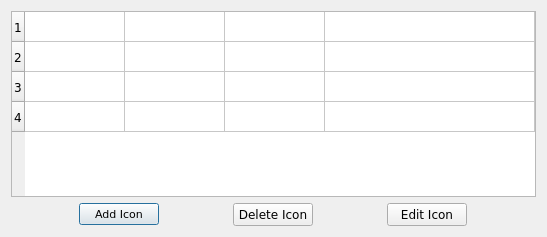
<?xml version="1.0" encoding="UTF-8"?>
<ui version="4.0">
 <class>iconConfigDialog</class>
 <widget class="QDialog" name="iconConfigDialog">
  <property name="geometry">
   <rect>
    <x>0</x>
    <y>0</y>
    <width>547</width>
    <height>237</height>
   </rect>
  </property>
  <property name="windowTitle">
   <string>Icon Configuration</string>
  </property>
  <layout class="QVBoxLayout" name="verticalLayout">
   <item>
    <widget class="QTableWidget" name="iconTableWidget">
     <property name="sizePolicy">
      <sizepolicy hsizetype="Expanding" vsizetype="Expanding">
       <horstretch>0</horstretch>
       <verstretch>0</verstretch>
      </sizepolicy>
     </property>
     <property name="minimumSize">
      <size>
       <width>525</width>
       <height>178</height>
      </size>
     </property>
     <property name="maximumSize">
      <size>
       <width>16777215</width>
       <height>16777215</height>
      </size>
     </property>
     <property name="sizeIncrement">
      <size>
       <width>0</width>
       <height>0</height>
      </size>
     </property>
     <property name="font">
      <font>
       <family>Verdana</family>
       <underline>false</underline>
       <strikeout>false</strikeout>
      </font>
     </property>
     <property name="mouseTracking">
      <bool>false</bool>
     </property>
     <property name="layoutDirection">
      <enum>Qt::LeftToRight</enum>
     </property>
     <property name="inputMethodHints">
      <set>Qt::ImhNone</set>
     </property>
     <property name="frameShape">
      <enum>QFrame::StyledPanel</enum>
     </property>
     <property name="frameShadow">
      <enum>QFrame::Sunken</enum>
     </property>
     <property name="lineWidth">
      <number>1</number>
     </property>
     <property name="midLineWidth">
      <number>0</number>
     </property>
     <property name="sizeAdjustPolicy">
      <enum>QAbstractScrollArea::AdjustIgnored</enum>
     </property>
     <property name="dragDropMode">
      <enum>QAbstractItemView::NoDragDrop</enum>
     </property>
     <property name="defaultDropAction">
      <enum>Qt::IgnoreAction</enum>
     </property>
     <property name="alternatingRowColors">
      <bool>false</bool>
     </property>
     <property name="selectionBehavior">
      <enum>QAbstractItemView::SelectItems</enum>
     </property>
     <property name="iconSize">
      <size>
       <width>0</width>
       <height>0</height>
      </size>
     </property>
     <property name="horizontalScrollMode">
      <enum>QAbstractItemView::ScrollPerPixel</enum>
     </property>
     <property name="gridStyle">
      <enum>Qt::SolidLine</enum>
     </property>
     <property name="sortingEnabled">
      <bool>true</bool>
     </property>
     <property name="rowCount">
      <number>4</number>
     </property>
     <attribute name="horizontalHeaderVisible">
      <bool>false</bool>
     </attribute>
     <attribute name="horizontalHeaderCascadingSectionResizes">
      <bool>false</bool>
     </attribute>
     <attribute name="horizontalHeaderMinimumSectionSize">
      <number>21</number>
     </attribute>
     <attribute name="horizontalHeaderShowSortIndicator" stdset="0">
      <bool>true</bool>
     </attribute>
     <attribute name="horizontalHeaderStretchLastSection">
      <bool>true</bool>
     </attribute>
     <attribute name="verticalHeaderShowSortIndicator" stdset="0">
      <bool>true</bool>
     </attribute>
     <attribute name="verticalHeaderStretchLastSection">
      <bool>false</bool>
     </attribute>
     <row>
      <property name="text">
       <string>1</string>
      </property>
     </row>
     <row/>
     <row/>
     <row/>
     <column>
      <property name="text">
       <string>Select</string>
      </property>
      <property name="font">
       <font>
        <family>Verdana</family>
       </font>
      </property>
     </column>
     <column>
      <property name="text">
       <string>Icon Name</string>
      </property>
      <property name="font">
       <font>
        <family>Verdana</family>
       </font>
      </property>
     </column>
     <column>
      <property name="text">
       <string>Icon Source</string>
      </property>
      <property name="font">
       <font>
        <family>Verdana</family>
       </font>
      </property>
     </column>
     <column>
      <property name="text">
       <string>Icon Preview</string>
      </property>
      <property name="font">
       <font>
        <family>Verdana</family>
       </font>
      </property>
     </column>
     <item row="0" column="0">
      <property name="text">
       <string/>
      </property>
      <property name="checkState">
       <enum>Unchecked</enum>
      </property>
     </item>
     <item row="1" column="0">
      <property name="text">
       <string/>
      </property>
      <property name="checkState">
       <enum>Unchecked</enum>
      </property>
     </item>
     <item row="2" column="0">
      <property name="text">
       <string/>
      </property>
      <property name="checkState">
       <enum>Unchecked</enum>
      </property>
     </item>
     <item row="3" column="0">
      <property name="text">
       <string/>
      </property>
      <property name="checkState">
       <enum>Unchecked</enum>
      </property>
     </item>
    </widget>
   </item>
   <item>
    <layout class="QHBoxLayout" name="horizontalLayout">
     <item>
      <widget class="QPushButton" name="addIconButton">
       <property name="sizePolicy">
        <sizepolicy hsizetype="Fixed" vsizetype="Fixed">
         <horstretch>0</horstretch>
         <verstretch>0</verstretch>
        </sizepolicy>
       </property>
       <property name="minimumSize">
        <size>
         <width>0</width>
         <height>0</height>
        </size>
       </property>
       <property name="maximumSize">
        <size>
         <width>16777215</width>
         <height>16777215</height>
        </size>
       </property>
       <property name="font">
        <font>
         <family>Verdana</family>
         <pointsize>8</pointsize>
        </font>
       </property>
       <property name="layoutDirection">
        <enum>Qt::LeftToRight</enum>
       </property>
       <property name="text">
        <string>Add Icon</string>
       </property>
       <property name="iconSize">
        <size>
         <width>16</width>
         <height>16</height>
        </size>
       </property>
       <property name="checkable">
        <bool>false</bool>
       </property>
       <property name="autoRepeatInterval">
        <number>300</number>
       </property>
      </widget>
     </item>
     <item>
      <widget class="QPushButton" name="editIconButton">
       <property name="sizePolicy">
        <sizepolicy hsizetype="Fixed" vsizetype="Fixed">
         <horstretch>0</horstretch>
         <verstretch>0</verstretch>
        </sizepolicy>
       </property>
       <property name="font">
        <font>
         <family>Verdana</family>
        </font>
       </property>
       <property name="text">
        <string>Delete Icon</string>
       </property>
      </widget>
     </item>
     <item>
      <widget class="QPushButton" name="deleteIconButton">
       <property name="sizePolicy">
        <sizepolicy hsizetype="Fixed" vsizetype="Fixed">
         <horstretch>0</horstretch>
         <verstretch>0</verstretch>
        </sizepolicy>
       </property>
       <property name="font">
        <font>
         <family>Verdana</family>
        </font>
       </property>
       <property name="text">
        <string>Edit Icon</string>
       </property>
      </widget>
     </item>
    </layout>
   </item>
  </layout>
 </widget>
 <resources/>
 <connections/>
</ui>
